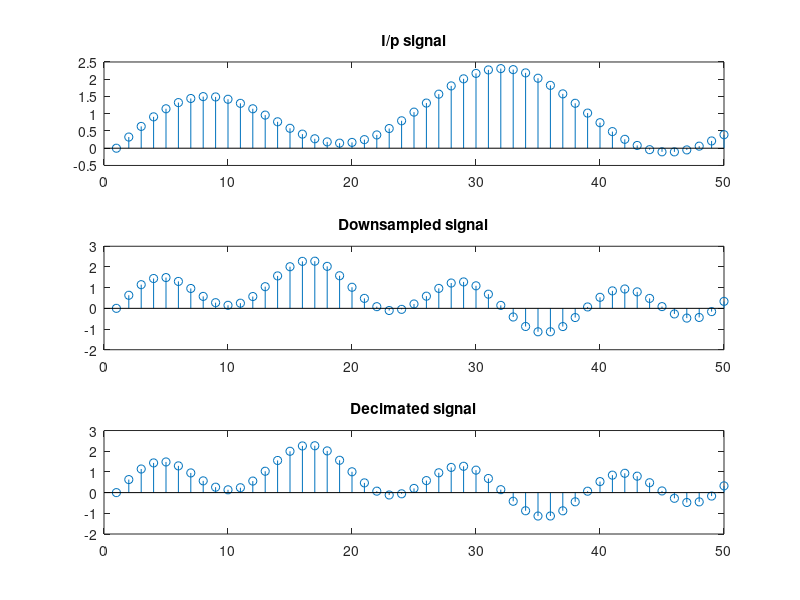
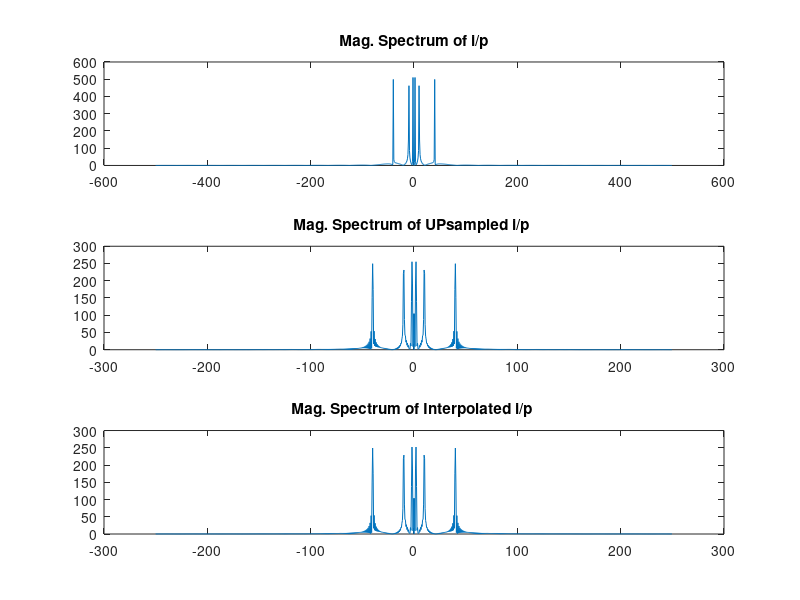

Write MATLAB code to recreate these figures, in order.
clc
close all
clear all
fs=1000;
D=2;
ts=(1/fs);
t=0:ts:1-ts;
x = sin(2*pi*2*t)+ sin(2*pi*10*t)+sin(2*pi*40*t);% with aliasing(36 Hz aliased with 4 Hz)
%x=sin(2*pi*fr*t);
xdw=downsample(x,D);
xdeci=decimate(x,D);
len = min(50, length(xdw));
subplot(3,1,1), stem(x(1:50)), title('I/p signal');
subplot(3,1,2), stem(xdw(1:len)), title('Downsampled signal');
subplot(3,1,3), stem(xdeci(1:len)), title('Decimated signal');
N=1024;
X=abs(fftshift(fft(x,N)));
Xdw=abs(fftshift(fft(xdw,N)));
Xdeci=abs(fftshift(fft(xdeci,N)));
f=(-N/2:(N-1)/2)*fs/N;
fsnew=fs/D;
fnew=(-N/2:(N-1)/2)*fsnew/N;
figure,subplot(3,1,1),plot(f,X),title('Mag. Spectrum of i/p')
subplot(3,1,2),plot(fnew,Xdw),title('Mag. Spectrum of UPsampled i/p ')
subplot(3,1,3),plot(fnew,Xdeci),title('Mag. Spectrum of Interpolated i/p ')